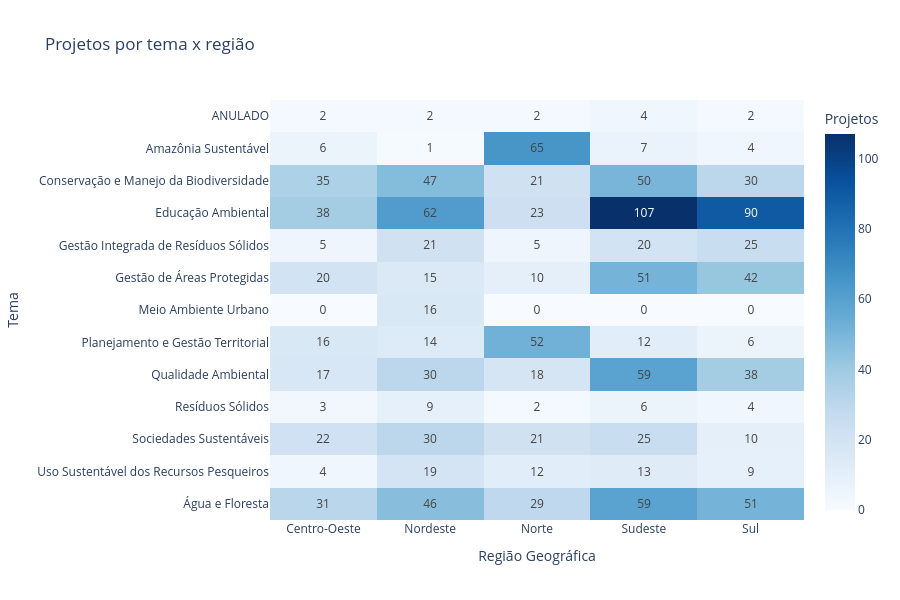

The cell this chart's notebook holds for it:
### Markdown cell above
## 4. Cruzando dimensões: tema x região e evolução no tempo

Contagens isoladas por tema ou por região escondem um padrão importante: será que os temas se distribuem igualmente entre as regiões, ou cada região tem sua própria "vocação" temática? Um heatmap responde isso de forma direta.

### Code cell
tabela_cruzada = pd.crosstab(df['Tema'], df['Região Geográfica'])

fig = px.imshow(
    tabela_cruzada, text_auto=True, aspect='auto',
    color_continuous_scale='Blues',
    title='Projetos por tema x região',
    labels=dict(color='Projetos'),
)
fig.update_layout(height=600)
fig.show()

### Figure 1 — Plotly figure (JSON) as saved in the notebook; plotly's stock layout.template omitted (floating-point values rounded to 4 significant figures)
{"data": [{"coloraxis": "coloraxis", "hovertemplate": "Região Geográfica: %{x}<br>Tema: %{y}<br>Projetos: %{z}<extra></extra>", "name": "0", "texttemplate": "%{z}", "type": "heatmap", "x": ["Centro-Oeste", "Nordeste", "Norte", "Sudeste", "Sul"], "xaxis": "x", "y": ["ANULADO", "Amazônia Sustentável", "Conservação e Manejo da Biodiversidade", "Educação Ambiental", "Gestão Integrada de Resíduos Sólidos", "Gestão de Áreas Protegidas", "Meio Ambiente Urbano", "Planejamento e Gestão Territorial", "Qualidade Ambiental", "Resíduos Sólidos", "Sociedades Sustentáveis", "Uso Sustentável dos Recursos Pesqueiros", "Água e Floresta"], "yaxis": "y", "z": [[2, 2, 2, 4, 2], [6, 1, 65, 7, 4], [35, 47, 21, 50, 30], [38, 62, 23, 107, 90], [5, 21, 5, 20, 25], [20, 15, 10, 51, 42], [0, 16, 0, 0, 0], [16, 14, 52, 12, 6], [17, 30, 18, 59, 38], [3, 9, 2, 6, 4], [22, 30, 21, 25, 10], [4, 19, 12, 13, 9], [31, 46, 29, 59, 51]]}], "layout": {"coloraxis": {"colorbar": {"title": {"text": "Projetos"}}, "colorscale": [[0, "rgb(247,251,255)"], [0.125, "rgb(222,235,247)"], [0.25, "rgb(198,219,239)"], [0.375, "rgb(158,202,225)"], [0.5, "rgb(107,174,214)"], [0.625, "rgb(66,146,198)"], [0.75, "rgb(33,113,181)"], [0.875, "rgb(8,81,156)"], [1, "rgb(8,48,107)"]]}, "height": 600, "title": {"text": "Projetos por tema x região"}, "xaxis": {"anchor": "y", "domain": [0, 1], "title": {"text": "Região Geográfica"}}, "yaxis": {"anchor": "x", "autorange": "reversed", "domain": [0, 1], "title": {"text": "Tema"}}}}
